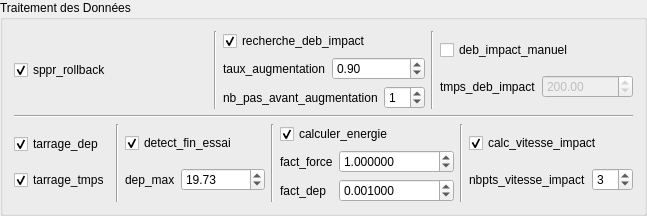
          <widget class="QGroupBox" name="groupBox_traitement_donnees">
           <property name="title">
            <string>Traitement des Données</string>
           </property>
           <layout class="QVBoxLayout" name="verticalLayout_10">
            <item>
             <layout class="QHBoxLayout" name="horizontalLayout_12">
              <item>
               <widget class="QCheckBox" name="checkBox_sppr_rollback">
                <property name="toolTip">
                 <string>&lt;html&gt;&lt;head/&gt;&lt;body&gt;&lt;p&gt;Suppression des données comportant un retour en arrière du déplacement. Cette fonctionnalité permet d'éliminer les boucles de retour en arrière sur les courbes Force = f(Déplacement)&lt;/p&gt;&lt;/body&gt;&lt;/html&gt;</string>
                </property>
                <property name="text">
                 <string>sppr_rollback</string>
                </property>
                <property name="checked">
                 <bool>true</bool>
                </property>
               </widget>
              </item>
              <item>
               <widget class="Line" name="line_2">
                <property name="orientation">
                 <enum>Qt::Vertical</enum>
                </property>
               </widget>
              </item>
              <item>
               <layout class="QVBoxLayout" name="verticalLayout_5">
                <item>
                 <widget class="QCheckBox" name="checkBox_recherche_deb_impact">
                  <property name="toolTip">
                   <string>&lt;html&gt;&lt;head/&gt;&lt;body&gt;&lt;p&gt;Recherche du début de l'impact automatiquement.&lt;/p&gt;&lt;p&gt;Critère de recherche : pas(i) &amp;gt;= pas(i-1) * (1 + taux_agmentation) =&amp;gt; Impact&lt;/p&gt;&lt;p&gt;taux_augmentation en % (ex: 10% =&amp;gt; taux_augmentation = 0.1)&lt;/p&gt;&lt;p&gt;Si recherche_deb_impact = True, la recherche du début de l'impact est effectué et les variables taux_augmentation et nb_pas_avant_augmentation doivent-être renseignées.&lt;/p&gt;&lt;p&gt;Si le début de l'essai est trouvé et qu'il correspond à la position i des vecteurs de données, les données entre 0 et i - nb_pas_avant_augmentation sont supprimées.&lt;/p&gt;&lt;/body&gt;&lt;/html&gt;</string>
                  </property>
                  <property name="text">
                   <string>recherche_deb_impact</string>
                  </property>
                  <property name="checked">
                   <bool>true</bool>
                  </property>
                 </widget>
                </item>
                <item>
                 <layout class="QHBoxLayout" name="horizontalLayout_9">
                  <item>
                   <widget class="QLabel" name="label_taux_augmentation">
                    <property name="enabled">
                     <bool>true</bool>
                    </property>
                    <property name="toolTip">
                     <string>&lt;html&gt;&lt;head/&gt;&lt;body&gt;&lt;p&gt;taux_augmentation en % (ex: 10% =&amp;gt; taux_augmentation = 0.1)&lt;/p&gt;&lt;/body&gt;&lt;/html&gt;</string>
                    </property>
                    <property name="text">
                     <string>taux_augmentation</string>
                    </property>
                   </widget>
                  </item>
                  <item>
                   <widget class="QDoubleSpinBox" name="doubleSpinBox_taux_augmentation">
                    <property name="enabled">
                     <bool>true</bool>
                    </property>
                    <property name="toolTip">
                     <string>&lt;html&gt;&lt;head/&gt;&lt;body&gt;&lt;p&gt;taux_augmentation en % (ex: 10% =&amp;gt; taux_augmentation = 0.1)&lt;/p&gt;&lt;/body&gt;&lt;/html&gt;</string>
                    </property>
                    <property name="maximum">
                     <double>5.000000000000000</double>
                    </property>
                    <property name="singleStep">
                     <double>0.100000000000000</double>
                    </property>
                    <property name="value">
                     <double>0.900000000000000</double>
                    </property>
                   </widget>
                  </item>
                 </layout>
                </item>
                <item>
                 <layout class="QHBoxLayout" name="horizontalLayout_10">
                  <item>
                   <widget class="QLabel" name="label_nb_pas_avant_augmentation">
                    <property name="enabled">
                     <bool>true</bool>
                    </property>
                    <property name="toolTip">
                     <string>&lt;html&gt;&lt;head/&gt;&lt;body&gt;&lt;p&gt;Nombre de pas de données à garder avant le début d'impact détecté automatiquement.&lt;/p&gt;&lt;/body&gt;&lt;/html&gt;</string>
                    </property>
                    <property name="text">
                     <string>nb_pas_avant_augmentation</string>
                    </property>
                   </widget>
                  </item>
                  <item>
                   <widget class="QSpinBox" name="spinBox_nb_pas_avant_augmentation">
                    <property name="enabled">
                     <bool>true</bool>
                    </property>
                    <property name="toolTip">
                     <string>&lt;html&gt;&lt;head/&gt;&lt;body&gt;&lt;p&gt;Nombre de pas de données à garder avant le début&lt;/p&gt;&lt;p&gt;d'impact détecté automatiquement.&lt;/p&gt;&lt;/body&gt;&lt;/html&gt;</string>
                    </property>
                    <property name="maximum">
                     <number>30</number>
                    </property>
                    <property name="value">
                     <number>1</number>
                    </property>
                   </widget>
                  </item>
                 </layout>
                </item>
               </layout>
              </item>
              <item>
               <widget class="Line" name="line_3">
                <property name="orientation">
                 <enum>Qt::Vertical</enum>
                </property>
               </widget>
              </item>
              <item>
               <layout class="QVBoxLayout" name="verticalLayout_14">
                <item>
                 <widget class="QCheckBox" name="checkBox_deb_impact_manuel">
                  <property name="toolTip">
                   <string>&lt;html&gt;&lt;head/&gt;&lt;body&gt;&lt;p&gt;Début d'impact manuel : Paramétrage d'un temps au bout duquel le logiciel commençera à tracer les courbes. tmps_deb_impact doit être exprimé en (ms).&lt;/p&gt;&lt;p&gt;&lt;span style=&quot; font-weight:600;&quot;&gt;ATTENTION : Si deb_impact_manuel = True, calc_temps doit être activé !&lt;/span&gt;&lt;/p&gt;&lt;/body&gt;&lt;/html&gt;</string>
                  </property>
                  <property name="text">
                   <string>deb_impact_manuel</string>
                  </property>
                 </widget>
                </item>
                <item>
                 <layout class="QHBoxLayout" name="horizontalLayout_11">
                  <item>
                   <widget class="QLabel" name="label_tmps_deb_impact">
                    <property name="toolTip">
                     <string>&lt;html&gt;&lt;head/&gt;&lt;body&gt;&lt;p&gt;Temps manuel définissant le début de l'impact.&lt;/p&gt;&lt;p&gt;tmps_deb_impact doit être exprimé en (ms).&lt;/p&gt;&lt;/body&gt;&lt;/html&gt;</string>
                    </property>
                    <property name="text">
                     <string>tmps_deb_impact</string>
                    </property>
                   </widget>
                  </item>
                  <item>
                   <widget class="QDoubleSpinBox" name="doubleSpinBox_tmps_deb_impact">
                    <property name="enabled">
                     <bool>false</bool>
                    </property>
                    <property name="toolTip">
                     <string>&lt;html&gt;&lt;head/&gt;&lt;body&gt;&lt;p&gt;Temps manuel définissant le début de l'impact.&lt;/p&gt;&lt;p&gt;tmps_deb_impact doit être exprimé en (ms).&lt;/p&gt;&lt;/body&gt;&lt;/html&gt;</string>
                    </property>
                    <property name="maximum">
                     <double>10000.000000000000000</double>
                    </property>
                    <property name="value">
                     <double>200.000000000000000</double>
                    </property>
                   </widget>
                  </item>
                 </layout>
                </item>
               </layout>
              </item>
             </layout>
            </item>
            <item>
             <widget class="Line" name="line_8">
              <property name="orientation">
               <enum>Qt::Horizontal</enum>
              </property>
             </widget>
            </item>
            <item>
             <layout class="QHBoxLayout" name="horizontalLayout_16">
              <item>
               <layout class="QVBoxLayout" name="verticalLayout_6">
                <item>
                 <widget class="QCheckBox" name="checkBox_tarrage_dep">
                  <property name="toolTip">
                   <string>&lt;html&gt;&lt;head/&gt;&lt;body&gt;&lt;p&gt;Le tarrage du déplacement permet d'avoir des graphes commençant à 0 mm.&lt;/p&gt;&lt;p&gt;Ce paramètre n'est valable que si recherche_deb_impact ou deb_impact_manuel = True.&lt;/p&gt;&lt;/body&gt;&lt;/html&gt;</string>
                  </property>
                  <property name="text">
                   <string>tarrage_dep</string>
                  </property>
                  <property name="checked">
                   <bool>true</bool>
                  </property>
                 </widget>
                </item>
                <item>
                 <widget class="QCheckBox" name="checkBox_tarrage_tmps">
                  <property name="toolTip">
                   <string>&lt;html&gt;&lt;head/&gt;&lt;body&gt;&lt;p&gt;Le tarrage du temps permet d'avoir des graphes commençant à 0 ms.&lt;/p&gt;&lt;p&gt;Ce paramètre n'est valable que si recherche_deb_impact ou deb_impact_manuel = True.&lt;/p&gt;&lt;/body&gt;&lt;/html&gt;</string>
                  </property>
                  <property name="text">
                   <string>tarrage_tmps</string>
                  </property>
                  <property name="checked">
                   <bool>true</bool>
                  </property>
                 </widget>
                </item>
               </layout>
              </item>
              <item>
               <widget class="Line" name="line_4">
                <property name="orientation">
                 <enum>Qt::Vertical</enum>
                </property>
               </widget>
              </item>
              <item>
               <layout class="QVBoxLayout" name="verticalLayout_7">
                <item>
                 <widget class="QCheckBox" name="checkBox_detect_fin_essai">
                  <property name="toolTip">
                   <string>&lt;html&gt;&lt;head/&gt;&lt;body&gt;&lt;p&gt;La détection de fin de l'essai permet d'identifier si l'impacteur est arrivé à bout de course et ainsi de savoir si la structure a emmagasinée toute l'énergie de l'impact.&lt;/p&gt;&lt;p&gt;&lt;span style=&quot; font-weight:600;&quot;&gt;ATTENTION : dep_max doit être renseigné dans la même unité que le vecteur déplacement !&lt;/span&gt;&lt;/p&gt;&lt;p&gt;&lt;span style=&quot; font-weight:600;&quot;&gt;ATTENTION : detect_fin_essai ne peut-être activé que lorsque sppr_rollback, recherche_deb_impact ou deb_impact_manuel et tarrage_dep sont activés !&lt;/span&gt;&lt;/p&gt;&lt;/body&gt;&lt;/html&gt;</string>
                  </property>
                  <property name="text">
                   <string>detect_fin_essai</string>
                  </property>
                  <property name="checked">
                   <bool>true</bool>
                  </property>
                 </widget>
                </item>
                <item>
                 <layout class="QHBoxLayout" name="horizontalLayout_13">
                  <item>
                   <widget class="QLabel" name="label_dep_max">
                    <property name="toolTip">
                     <string>&lt;html&gt;&lt;head/&gt;&lt;body&gt;&lt;p&gt;Déplacement maximal de l'impacteur après le début de l'essai.&lt;/p&gt;&lt;p&gt;&lt;span style=&quot; font-weight:600;&quot;&gt;ATTENTION : dep_max doit être renseigné dans la même unité que le vecteur déplacement !&lt;/span&gt;&lt;/p&gt;&lt;/body&gt;&lt;/html&gt;</string>
                    </property>
                    <property name="text">
                     <string>dep_max</string>
                    </property>
                   </widget>
                  </item>
                  <item>
                   <widget class="QDoubleSpinBox" name="doubleSpinBox_dep_max">
                    <property name="toolTip">
                     <string>&lt;html&gt;&lt;head/&gt;&lt;body&gt;&lt;p&gt;Déplacement maximal de l'impacteur après le début de l'essai.&lt;/p&gt;&lt;p&gt;&lt;span style=&quot; font-weight:600;&quot;&gt;ATTENTION : dep_max doit être renseigné dans la même unité que le vecteur déplacement !&lt;/span&gt;&lt;/p&gt;&lt;/body&gt;&lt;/html&gt;</string>
                    </property>
                    <property name="maximum">
                     <double>100000.000000000000000</double>
                    </property>
                    <property name="singleStep">
                     <double>0.100000000000000</double>
                    </property>
                    <property name="value">
                     <double>19.730000000000000</double>
                    </property>
                   </widget>
                  </item>
                 </layout>
                </item>
               </layout>
              </item>
              <item>
               <widget class="Line" name="line_5">
                <property name="orientation">
                 <enum>Qt::Vertical</enum>
                </property>
               </widget>
              </item>
              <item>
               <layout class="QVBoxLayout" name="verticalLayout_8">
                <item>
                 <widget class="QCheckBox" name="checkBox_calculer_energie">
                  <property name="toolTip">
                   <string>&lt;html&gt;&lt;head/&gt;&lt;body&gt;&lt;p&gt;Si calculer_energie est activé, un calcul de l'énergie (intégration des données Force = f(Déplacement) avec la méthode des trapèzes) est effectué.&lt;/p&gt;&lt;p&gt;&lt;span style=&quot; font-weight:600;&quot;&gt;ATTENTION : à l'unité du résultat ! Les variables fact_force et fact_dep sont là pour changer l'unité de la force et du déplacement.&lt;/span&gt;&lt;/p&gt;&lt;/body&gt;&lt;/html&gt;</string>
                  </property>
                  <property name="text">
                   <string>calculer_energie</string>
                  </property>
                  <property name="checked">
                   <bool>true</bool>
                  </property>
                 </widget>
                </item>
                <item>
                 <layout class="QHBoxLayout" name="horizontalLayout_14">
                  <item>
                   <widget class="QLabel" name="label_fact_force">
                    <property name="toolTip">
                     <string>&lt;html&gt;&lt;head/&gt;&lt;body&gt;&lt;p&gt;Facteur d'unité pour la force (Newton pour obtenir des joules).&lt;/p&gt;&lt;/body&gt;&lt;/html&gt;</string>
                    </property>
                    <property name="text">
                     <string>fact_force</string>
                    </property>
                   </widget>
                  </item>
                  <item>
                   <widget class="QDoubleSpinBox" name="doubleSpinBox_fact_force">
                    <property name="toolTip">
                     <string>&lt;html&gt;&lt;head/&gt;&lt;body&gt;&lt;p&gt;Facteur d'unité pour la force (Newton pour obtenir des joules).&lt;/p&gt;&lt;/body&gt;&lt;/html&gt;</string>
                    </property>
                    <property name="decimals">
                     <number>6</number>
                    </property>
                    <property name="minimum">
                     <double>-1000000000000.000000000000000</double>
                    </property>
                    <property name="maximum">
                     <double>1000000000000.000000000000000</double>
                    </property>
                    <property name="value">
                     <double>1.000000000000000</double>
                    </property>
                   </widget>
                  </item>
                 </layout>
                </item>
                <item>
                 <layout class="QHBoxLayout" name="horizontalLayout_15">
                  <item>
                   <widget class="QLabel" name="label_fact_dep">
                    <property name="toolTip">
                     <string>&lt;html&gt;&lt;head/&gt;&lt;body&gt;&lt;p&gt;Facteur d'unité pour le déplacement (Mètres pour obtenir des Joules).&lt;/p&gt;&lt;/body&gt;&lt;/html&gt;</string>
                    </property>
                    <property name="text">
                     <string>fact_dep</string>
                    </property>
                   </widget>
                  </item>
                  <item>
                   <widget class="QDoubleSpinBox" name="doubleSpinBox_fact_dep">
                    <property name="toolTip">
                     <string>&lt;html&gt;&lt;head/&gt;&lt;body&gt;&lt;p&gt;Facteur d'unité pour le déplacement (Mètres pour obtenir des Joules).&lt;/p&gt;&lt;/body&gt;&lt;/html&gt;</string>
                    </property>
                    <property name="decimals">
                     <number>6</number>
                    </property>
                    <property name="minimum">
                     <double>-1000000000000.000000000000000</double>
                    </property>
                    <property name="maximum">
                     <double>1000000000000.000000000000000</double>
                    </property>
                    <property name="value">
                     <double>0.001000000000000</double>
                    </property>
                   </widget>
                  </item>
                 </layout>
                </item>
               </layout>
              </item>
              <item>
               <widget class="Line" name="line_6">
                <property name="orientation">
                 <enum>Qt::Vertical</enum>
                </property>
               </widget>
              </item>
              <item>
               <layout class="QVBoxLayout" name="verticalLayout_9">
                <item>
                 <widget class="QCheckBox" name="checkBox_calc_vitesse_impact">
                  <property name="toolTip">
                   <string>&lt;html&gt;&lt;head/&gt;&lt;body&gt;&lt;p&gt;Calcul de la vitesse de l'impacteur au début de l'essai.&lt;/p&gt;&lt;p&gt;Pour que cette fonctionnalité soit opérationnelle, il faut que le début d'impact ait été détecté et soit correct.&lt;/p&gt;&lt;/body&gt;&lt;/html&gt;</string>
                  </property>
                  <property name="text">
                   <string>calc_vitesse_impact</string>
                  </property>
                  <property name="checked">
                   <bool>true</bool>
                  </property>
                 </widget>
                </item>
                <item>
                 <layout class="QHBoxLayout" name="horizontalLayout_17">
                  <item>
                   <widget class="QLabel" name="label_nbpts_vitesse_impact">
                    <property name="toolTip">
                     <string>&lt;html&gt;&lt;head/&gt;&lt;body&gt;&lt;p&gt;Ce paramètre correspond au nombre de points pris pour calculer la pente déplacement = f(temps) et faire la moyenne pour obtenir la vitesse d'impact. En général 3 points sont suffisants.&lt;/p&gt;&lt;/body&gt;&lt;/html&gt;</string>
                    </property>
                    <property name="text">
                     <string>nbpts_vitesse_impact</string>
                    </property>
                   </widget>
                  </item>
                  <item>
                   <widget class="QSpinBox" name="spinBox_nbpts_vitesse_impact">
                    <property name="toolTip">
                     <string>&lt;html&gt;&lt;head/&gt;&lt;body&gt;&lt;p&gt;Ce paramètre correspond au nombre de points pris pour calculer la pente déplacement = f(temps) et faire la moyenne pour obtenir la vitesse d'impact. En général 3 points sont suffisants.&lt;/p&gt;&lt;/body&gt;&lt;/html&gt;</string>
                    </property>
                    <property name="maximum">
                     <number>30</number>
                    </property>
                    <property name="value">
                     <number>3</number>
                    </property>
                   </widget>
                  </item>
                 </layout>
                </item>
               </layout>
              </item>
             </layout>
            </item>
           </layout>
          </widget>
